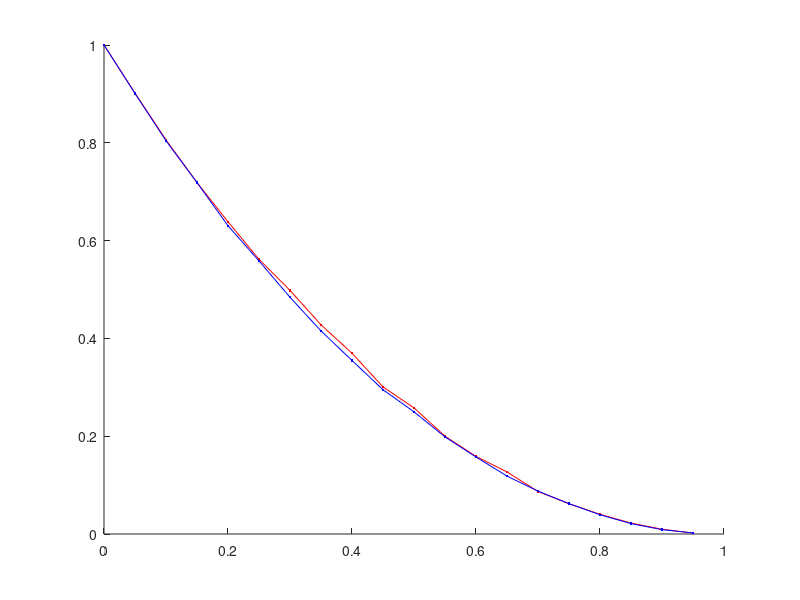

MATLAB code to generate this figure: (Note: this script raises an error after producing the figure.)
%  read labels and x-y data
load ErdosRenyiTemporalErrors_1000_0001.dat;     %  read data into the my_xy matrix
Prob = ErdosRenyiTemporalErrors_1000_0001(:,2);     %  copy first column of my_xy into x
Err1 = ErdosRenyiTemporalErrors_1000_0001(:,3);     %  and second column into y

load ErdosRenyiTemporalAttack_Closenness_1000_0001.dat;     %  read data into the my_xy matrix
Err2 = ErdosRenyiTemporalAttack_Closenness_1000_0001(:,3);     %  and second column into y

load ErdosRenyiTemporalAttack_FinalHighestDegree_1000_0001.dat;     %  read data into the my_xy matrix
Err3 = ErdosRenyiTemporalAttack_FinalHighestDegree_1000_0001(:,3);     %  and second column into y

load ErdosRenyiTemporalAttack_AverageHighestDegree_1000_0001.dat;     %  read data into the my_xy matrix
Err4 = ErdosRenyiTemporalAttack_AverageHighestDegree_1000_0001(:,3);     %  and second column into y

load ErdosRenyiTemporalAttack_ContactUpdates_1000_0001.dat;     %  read data into the my_xy matrix
Err5 = ErdosRenyiTemporalAttack_ContactUpdates_1000_0001(:,3);     %  and second column into y


plot(Prob,Err1,'r.-',Prob,Err2,'b.-',Prob,Err3,'g.-',Prob,Err4,'c.-',Prob,Err5,'y.-');
xlabel('P_{err}');           % add axis labels and plot title
ylabel('Temporal Robustness');
axis([0.000075 1.000 0.0 1.000],[0.000075 1.000 0.0 1.000]);
%set(gca,'XGrid','on','YGrid','on');
%set(gca,'gridlinestyle','--')
grid on;
legend('Random Errors','Closeness','Final highest degree','Average highest degree','No. contacts/updates');

%title('Mean monthly precipitation at Portland International Airport');
%plot(Prob,EffSim,'bx-',Prob,EffTheor,'ro-');     %  plot precip vs. month with circles
